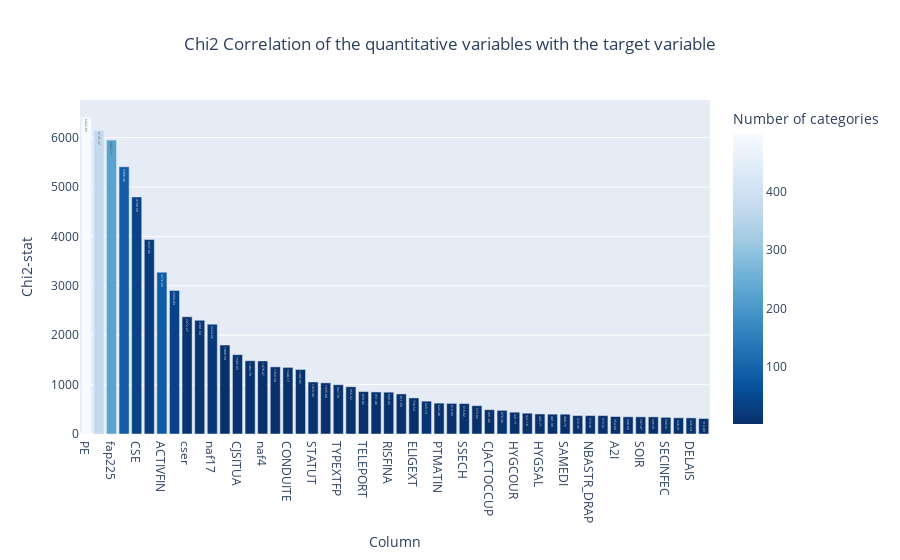

The notebook cell this image was saved under:
### Code cell
fig = px.bar(
    filtered_quali_corr,
    x="Column",
    y="Chi2-stat",
    text="Chi2-stat",
    color="Number of categories",
    color_continuous_scale=px.colors.sequential.Blues_r,
    title="Chi2 Correlation of the quantitative variables with the target variable",
)
fig.update_traces(texttemplate="%{text:.2f}", textposition="inside")
fig.update_layout(
    title_x=0.5,  # Center the title
)
fig.show()

### Figure 1 — Plotly figure (JSON) as saved in the notebook; plotly's stock layout.template omitted (floating-point values rounded to 4 significant figures)
{"data": [{"alignmentgroup": "True", "hovertemplate": "Column=%{x}<br>Chi2-stat=%{text}<br>Number of categories=%{marker.color}<extra></extra>", "legendgroup": "", "marker": {"color": [499, 371, 225, 88, 37, 22, 85, 37, 7, 11, 17, 3, 8, 4, 4, 4, 3, 4, 8, 4, 6, 4, 3, 4, 4, 6, 3, 10, 3, 4, 6, 3, 2, 10, 4, 3, 4, 4, 3, 3, 3, 4, 6, 6, 3, 3, 4, 3, 4, 5], "coloraxis": "coloraxis", "pattern": {"shape": ""}}, "name": "", "offsetgroup": "", "orientation": "v", "showlegend": false, "text": [6423.0, 6145.0, 5951.0, 5408.0, 4799.0, 3937.0, 3276.0, 2905.0, 2372.0, 2302.0, 2224.0, 1800.0, 1606.0, 1483.0, 1478.0, 1359.0, 1348.0, 1306.0, 1053.0, 1036.0, 997.8, 956.5, 859.1, 851.1, 846.9, 811.7, 730.5, 665.1, 625.5, 619.5, 616.8, 573.0, 491.9, 479.3, 441.7, 421.2, 405.7, 401.4, 400.8, 373.0, 372.8, 372.6, 354.0, 348.6, 347.5, 346.9, 338.0, 328.2, 326.6, 314.1], "textposition": "inside", "texttemplate": "%{text:.2f}", "type": "bar", "x": ["PE", "peun", "fap225", "fap87", "CSE", "csei", "ACTIVFIN", "naf38", "cser", "peun10", "naf17", "TPP", "CJSITUA", "SECROUT", "naf4", "NBRKM_DRAP", "CONDUITE", "TINA", "STATUT", "CWVIB", "TYPEXTFP", "SECFUPOU", "TELEPORT", "ENCADR", "RISFINA", "MISSION", "ELIGEXT", "TYPMEN15", "PTMATIN", "HYGCHUMI", "SSECH", "DETRESSE", "CJACTOCCUP", "DIPLOME", "HYGCOUR", "NUIT", "HYGSAL", "SECACCID", "SAMEDI", "ASTREINTE", "NBASTR_DRAP", "NBNUIT_DRAP", "A2I", "A2E", "SOIR", "PUBLIC", "SECINFEC", "DEMPRO", "DELAIS", "INCIDENT"], "xaxis": "x", "y": [6423.0, 6145.0, 5951.0, 5408.0, 4799.0, 3937.0, 3276.0, 2905.0, 2372.0, 2302.0, 2224.0, 1800.0, 1606.0, 1483.0, 1478.0, 1359.0, 1348.0, 1306.0, 1053.0, 1036.0, 997.8, 956.5, 859.1, 851.1, 846.9, 811.7, 730.5, 665.1, 625.5, 619.5, 616.8, 573.0, 491.9, 479.3, 441.7, 421.2, 405.7, 401.4, 400.8, 373.0, 372.8, 372.6, 354.0, 348.6, 347.5, 346.9, 338.0, 328.2, 326.6, 314.1], "yaxis": "y"}], "layout": {"barmode": "relative", "coloraxis": {"colorbar": {"title": {"text": "Number of categories"}}, "colorscale": [[0, "rgb(8,48,107)"], [0.125, "rgb(8,81,156)"], [0.25, "rgb(33,113,181)"], [0.375, "rgb(66,146,198)"], [0.5, "rgb(107,174,214)"], [0.625, "rgb(158,202,225)"], [0.75, "rgb(198,219,239)"], [0.875, "rgb(222,235,247)"], [1, "rgb(247,251,255)"]]}, "legend": {"tracegroupgap": 0}, "title": {"text": "Chi2 Correlation of the quantitative variables with the target variable", "x": 0.5}, "xaxis": {"anchor": "y", "domain": [0, 1], "title": {"text": "Column"}}, "yaxis": {"anchor": "x", "domain": [0, 1], "title": {"text": "Chi2-stat"}}}}
